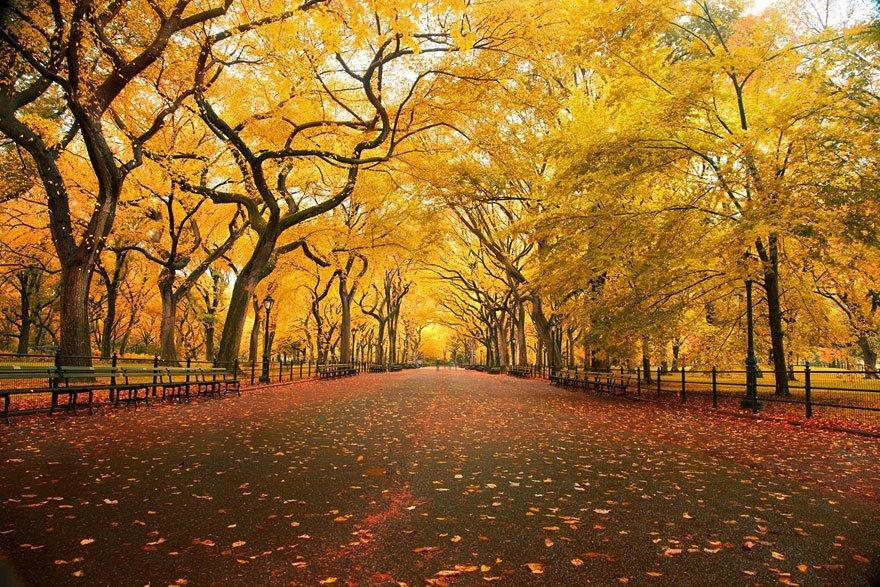
#> input picture nature.jpg, 880 x 587 px
$ python 'TUAN4 BAITAP1.py'
#> lines starting #> are read from the running program, lines starting #| are printed output that depends on the picture
#> further down, image is the input picture: shape (587, 880, 3); mean R, G, B 146.2, 102.1, 40.8
import cv2
import numpy as np
import matplotlib.pyplot as plt
from skimage import color
def histogram_equalization(img):
    # Chuyển ảnh màu sang ảnh xám
    gray_img = cv2.cvtColor(img, cv2.COLOR_BGR2GRAY)
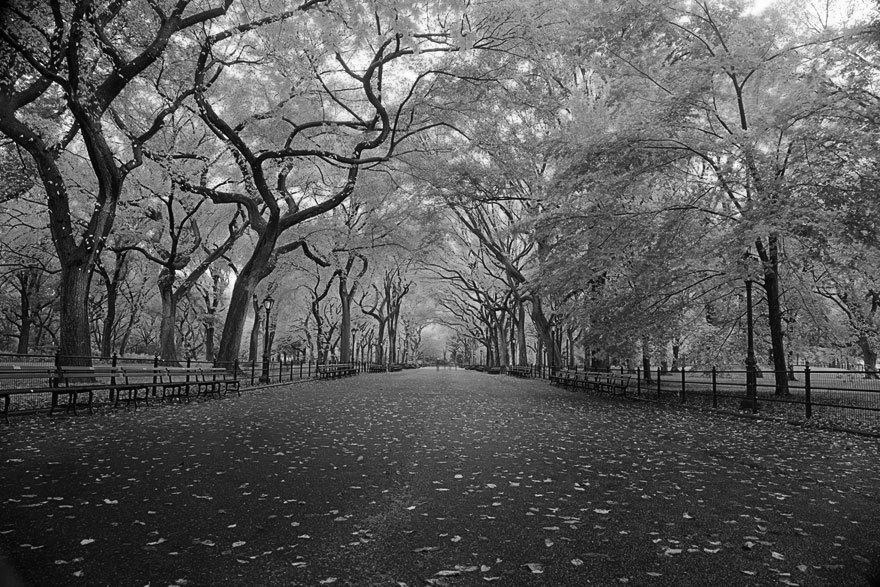
#> gray_img: shape (587, 880); min 0, max 255, mean 88.8

    abc = np.zeros((256,))
    # Tính toán histogram
    for i in range(gray_img.shape[0]):
        for j in range(gray_img.shape[1]):
            pixel_value = gray_img[i,j]
            abc[pixel_value] += 1
#> after the loop, abc = 256 values, max 4621 at index 44, min 46 at index 0, mean 2017.8
    cdf = np.zeros((256,))
    # Tính toán histogram tích lũy
    cdf[0] = abc[0]
    for i in range(1,256):
        cdf[i] = cdf[i-1] + abc[i]
#> after the loop, cdf = 256 values from 46 to 516560

    # Tính toán hàm chuyển đổi mới
    new_cdf = np.zeros((256,))
    min_cdf = cdf[0]
#> min_cdf = 46
    max_cdf = cdf[-1]
#> max_cdf = 516560
    for i in range(256):
        new_cdf[i] = np.round((cdf[i] - min_cdf) * 255 / (max_cdf - min_cdf))
#> after the loop, new_cdf = 256 values from 0 to 255

    # Áp dụng hàm chuyển đổi mới
    equalized_img = np.zeros_like(gray_img)
    for i in range(gray_img.shape[0]):
        for j in range(gray_img.shape[1]):
            pixel_value = gray_img[i,j]
            equalized_img[i,j] = new_cdf[pixel_value]
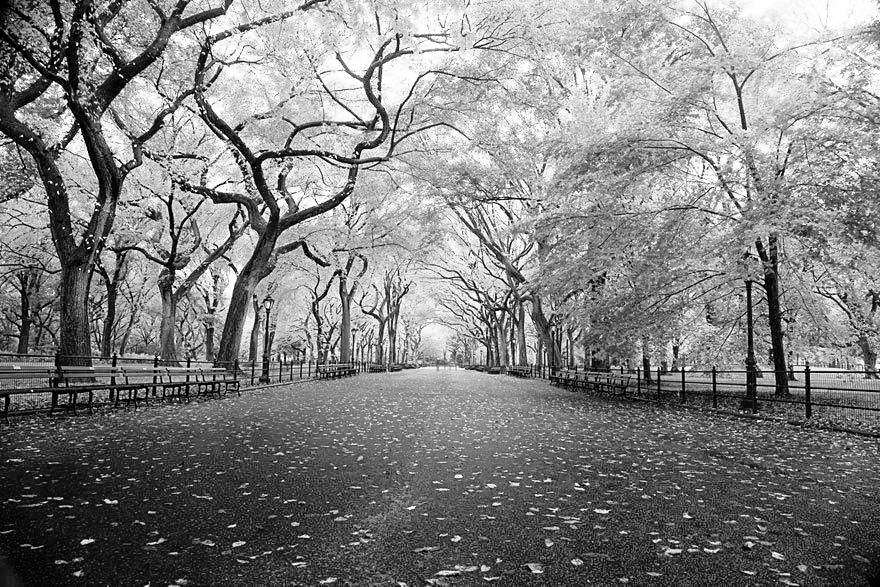
#> equalized_img: shape (587, 880); min 0, max 255, mean 128.3

    # Chuyển đổi lại thành ảnh màu
    output_img = np.zeros_like(img)
    output_img[:, :, 0] = equalized_img
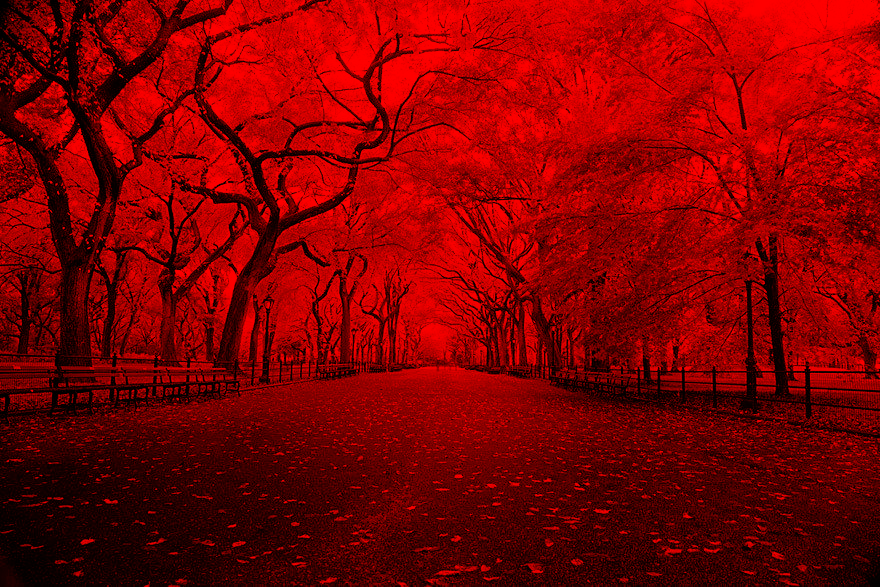
#> output_img: shape (587, 880, 3); mean of channels 0, 1, 2 128.3, 0, 0; drawn as R, G, B
    output_img[:, :, 1] = equalized_img
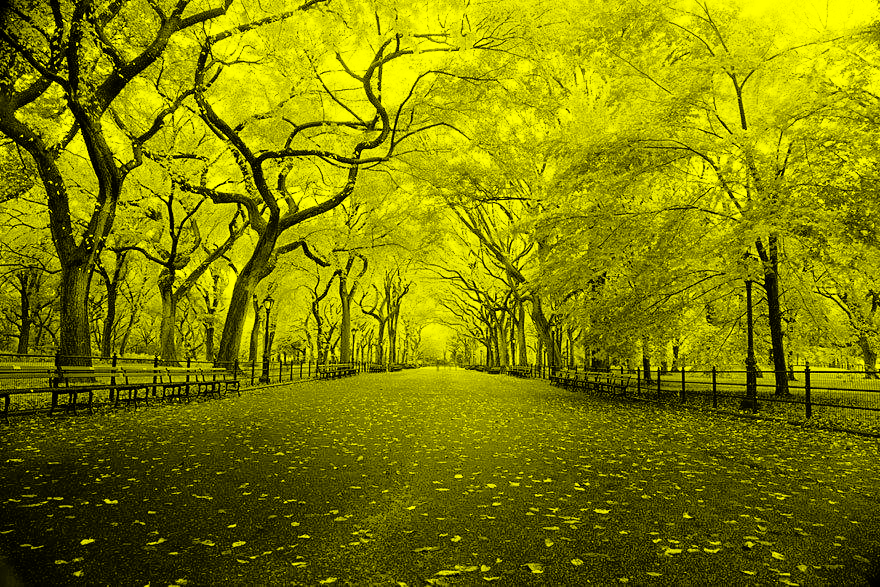
#> output_img: shape (587, 880, 3); mean of channels 0, 1, 2 128.3, 128.3, 0; drawn as R, G, B
    output_img[:, :, 2] = equalized_img

    # Vẽ histogram của ảnh đã được cân bằng
    equalized_hist = np.zeros((256,))
    for i in range(equalized_img.shape[0]):
        for j in range(equalized_img.shape[1]):
            pixel_value = equalized_img[i,j]
            equalized_hist[pixel_value] += 1
#> after the loop, equalized_hist = 256 values, max 4621 at index 65, min 0 at index 13, mean 2017.8
    fig, axs = plt.subplots(nrows=2, ncols=2, figsize=(10,5 ))

    # Vẽ biểu đồ histogram ảnh gốc
    axs[1, 0].bar(range(256), abc)
    axs[1, 0].set_title("Histogram ảnh gốc")

    # Vẽ biểu đồ histogram ảnh đã cân bằng
    axs[1, 1].bar(range(256), equalized_hist)
    axs[1, 1].set_title("Histogram ảnh cân bằng")

    # Hiển thị ảnh gốc
    axs[0, 0].imshow(cv2.cvtColor(img, cv2.COLOR_BGR2RGB))
    axs[0, 0].set_title("Ảnh gốc")
    axs[0, 0].axis('off')

    # Hiển thị ảnh đã được cân bằng
    axs[0, 1].imshow(cv2.cvtColor(equalized_img, cv2.COLOR_BGR2RGB))
    axs[0, 1].set_title("Ảnh cân bằng")
    axs[0, 1].axis('off')

    # Xóa các khoảng trắng không cần thiết giữa các ô
    fig.tight_layout()

    # Hiển thị cửa sổ hiển thị ảnh
    plt.show()
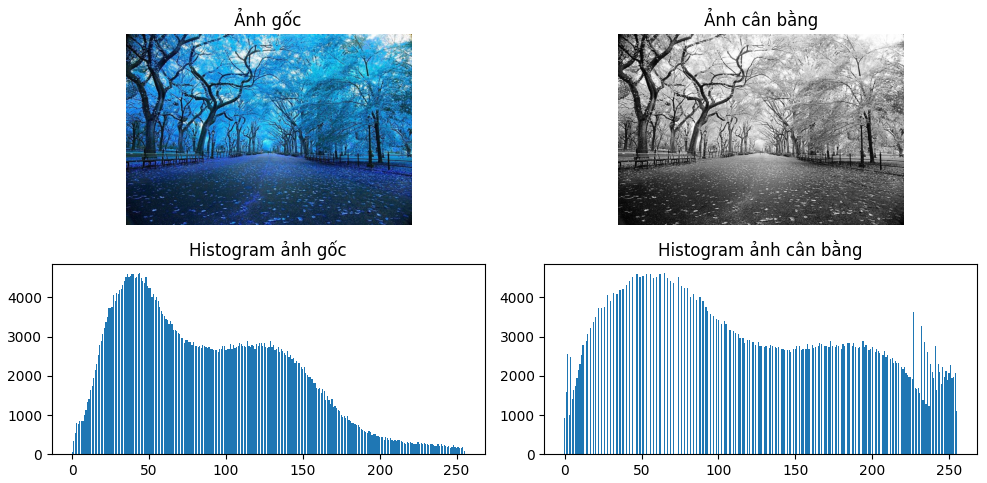
#> figure drawn by matplotlib, 4 panels; B, G, R data is drawn as R, G, B; panel 3: tallest bar 4621 high, from x = 43.6 to 44.4; panel 4: tallest bar 4621 high, from x = 64.6 to 65.4

    return output_img

image = plt.imread('nature.jpg')

# Áp dụng phép cân bằng histogram
equalized_img = histogram_equalization(image)

$ run again, with face_image.jpg copied over nature.jpg
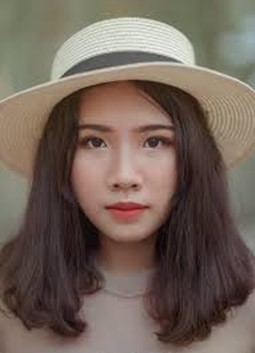
#> input picture face_image.jpg, 255 x 353 px
#> image is the input picture: shape (353, 255, 3); mean R, G, B 114.6, 99.2, 89
#> after the loop in histogram_equalization, `for i in range(gray_img.shape[0]):`: abc = 256 values, max 1128 at index 145, min 0 at index 0, mean 351.6
#> after the loop in histogram_equalization, `for i in range(1,256):`: cdf = 256 values from 0 to 90015
#> min_cdf = 0
#> max_cdf = 90015
#> after the loop in histogram_equalization, `for i in range(256):`: new_cdf = 256 values from 0 to 255
#> in histogram_equalization, `output_img[:, :, 1] = equalized_img`:
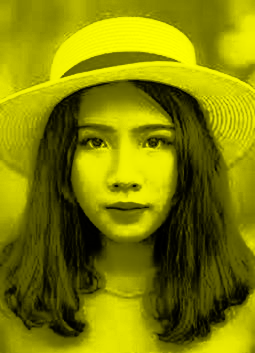
#> output_img: shape (353, 255, 3); mean of channels 0, 1, 2 128.5, 128.5, 0; drawn as R, G, B
#> after the loop in histogram_equalization, `for i in range(equalized_img.shape[0]):`: equalized_hist = 256 values, max 1128 at index 225, min 0 at index 11, mean 351.6
#> in histogram_equalization, `plt.show()`:
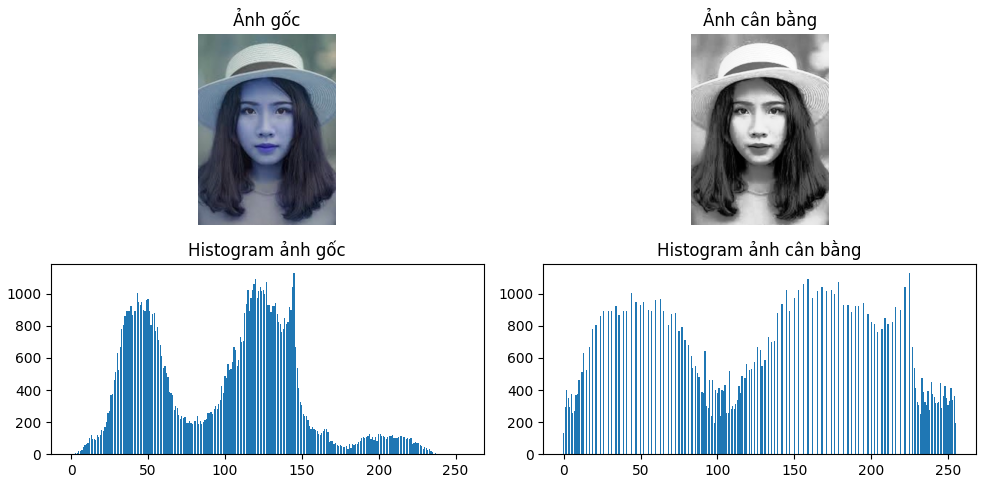
#> figure drawn by matplotlib, 4 panels; B, G, R data is drawn as R, G, B; panel 3: tallest bar 1128 high, from x = 144.6 to 145.4; panel 4: tallest bar 1128 high, from x = 224.6 to 225.4

$ run again, with fruit_image.jpg copied over nature.jpg
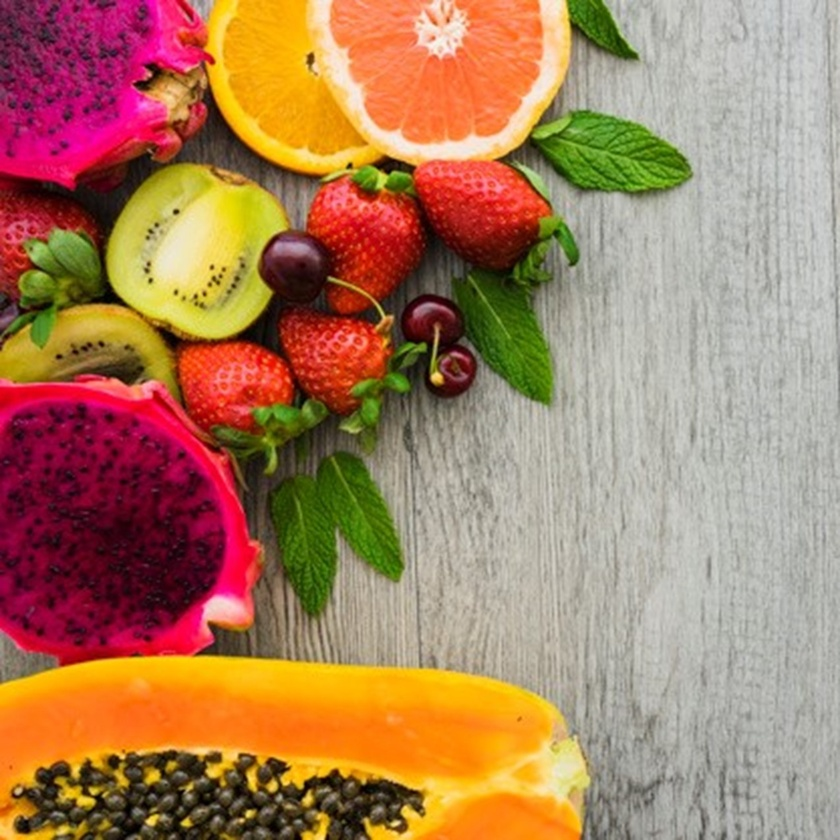
#> input picture fruit_image.jpg, 840 x 840 px, shrunk from 1274 x 1274 before the run
#> image is the input picture: shape (840, 840, 3); mean R, G, B 170.1, 126.7, 94
#> after the loop in histogram_equalization, `for i in range(gray_img.shape[0]):`: abc = 256 values, max 8132 at index 183, min 0 at index 242, mean 2756.2
#> after the loop in histogram_equalization, `for i in range(1,256):`: cdf = 256 values from 20 to 705600
#> min_cdf = 20
#> max_cdf = 705600
#> after the loop in histogram_equalization, `for i in range(256):`: new_cdf = 256 values from 0 to 255
#> in histogram_equalization, `output_img[:, :, 1] = equalized_img`:
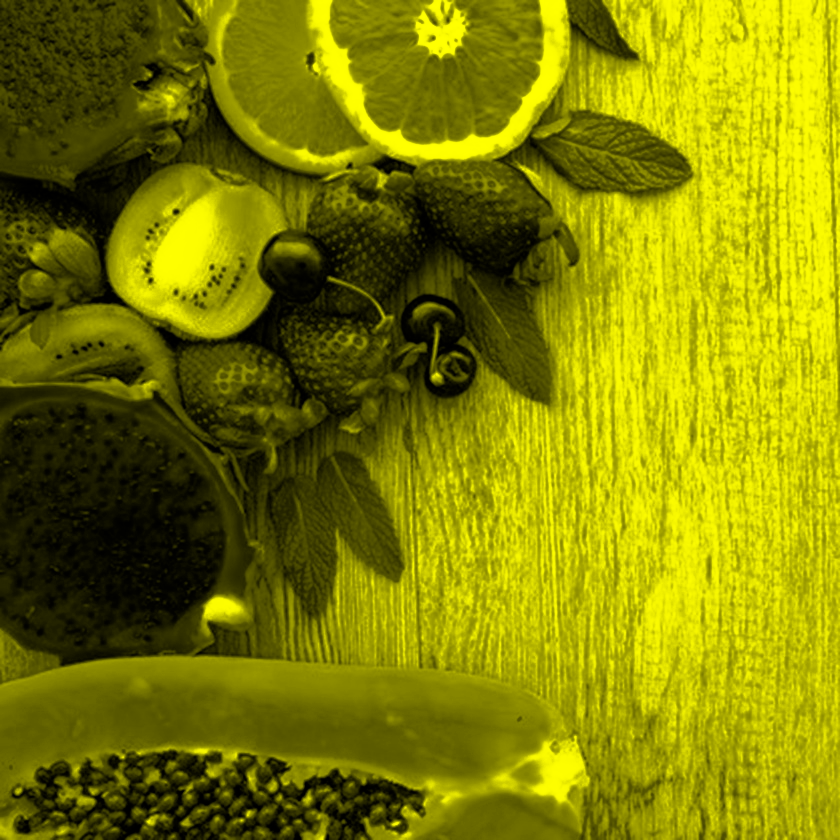
#> output_img: shape (840, 840, 3); mean of channels 0, 1, 2 128.2, 128.2, 0; drawn as R, G, B
#> after the loop in histogram_equalization, `for i in range(equalized_img.shape[0]):`: equalized_hist = 256 values, max 8132 at index 208, min 0 at index 9, mean 2756.2
#> in histogram_equalization, `plt.show()`:
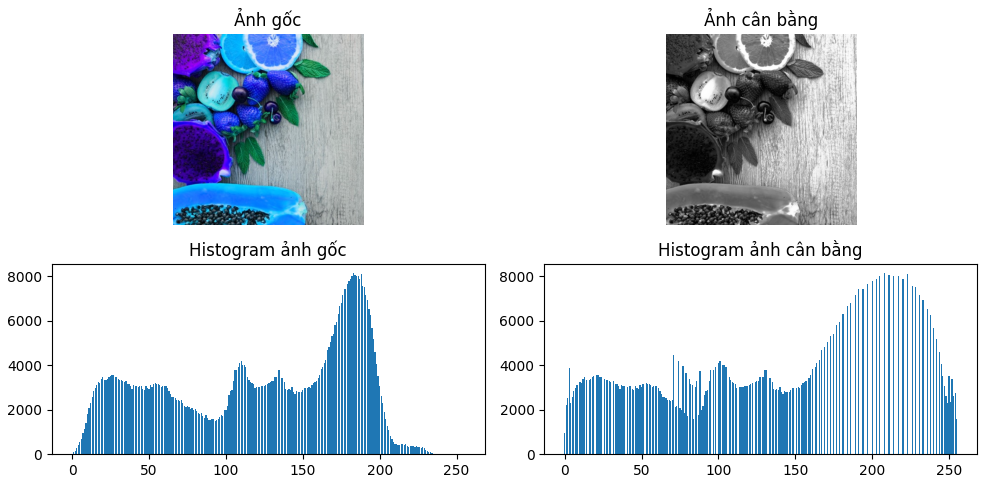
#> figure drawn by matplotlib, 4 panels; B, G, R data is drawn as R, G, B; panel 3: tallest bar 8132 high, from x = 182.6 to 183.4; panel 4: tallest bar 8132 high, from x = 207.6 to 208.4
